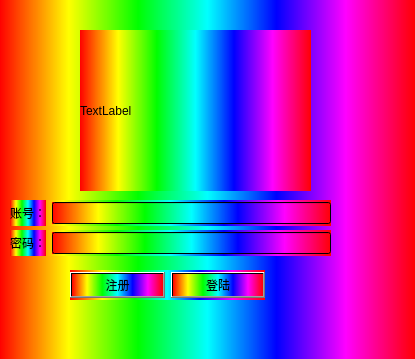
<?xml version="1.0" encoding="UTF-8"?>
<ui version="4.0">
 <class>login</class>
 <widget class="QWidget" name="login">
  <property name="geometry">
   <rect>
    <x>0</x>
    <y>0</y>
    <width>415</width>
    <height>359</height>
   </rect>
  </property>
  <property name="windowTitle">
   <string>Form</string>
  </property>
  <property name="autoFillBackground">
   <bool>false</bool>
  </property>
  <property name="styleSheet">
   <string notr="true">background-color: qlineargradient(spread:pad, x1:0, y1:0, x2:1, y2:0, stop:0 rgba(255, 0, 0, 255), stop:0.166 rgba(255, 255, 0, 255), stop:0.333 rgba(0, 255, 0, 255), stop:0.5 rgba(0, 255, 255, 255), stop:0.666 rgba(0, 0, 255, 255), stop:0.833 rgba(255, 0, 255, 255), stop:1 rgba(255, 0, 0, 255));</string>
  </property>
  <widget class="QLabel" name="tupian">
   <property name="geometry">
    <rect>
     <x>80</x>
     <y>30</y>
     <width>231</width>
     <height>161</height>
    </rect>
   </property>
   <property name="text">
    <string>TextLabel</string>
   </property>
  </widget>
  <widget class="QWidget" name="layoutWidget">
   <property name="geometry">
    <rect>
     <x>10</x>
     <y>200</y>
     <width>321</width>
     <height>26</height>
    </rect>
   </property>
   <layout class="QHBoxLayout" name="horizontalLayout">
    <item>
     <widget class="QLabel" name="label">
      <property name="text">
       <string>账号：</string>
      </property>
     </widget>
    </item>
    <item>
     <widget class="QLineEdit" name="lineEdit"/>
    </item>
   </layout>
  </widget>
  <widget class="QWidget" name="layoutWidget">
   <property name="geometry">
    <rect>
     <x>10</x>
     <y>230</y>
     <width>321</width>
     <height>26</height>
    </rect>
   </property>
   <layout class="QHBoxLayout" name="horizontalLayout_2">
    <item>
     <widget class="QLabel" name="label_2">
      <property name="text">
       <string>密码：</string>
      </property>
     </widget>
    </item>
    <item>
     <widget class="QLineEdit" name="lineEdit_2"/>
    </item>
   </layout>
  </widget>
  <widget class="QWidget" name="layoutWidget">
   <property name="geometry">
    <rect>
     <x>70</x>
     <y>270</y>
     <width>195</width>
     <height>30</height>
    </rect>
   </property>
   <layout class="QHBoxLayout" name="horizontalLayout_3">
    <item>
     <widget class="QPushButton" name="pushButton2">
      <property name="text">
       <string>注册</string>
      </property>
     </widget>
    </item>
    <item>
     <widget class="QPushButton" name="pushButton">
      <property name="text">
       <string>登陆</string>
      </property>
     </widget>
    </item>
   </layout>
  </widget>
 </widget>
 <resources/>
 <connections/>
</ui>
